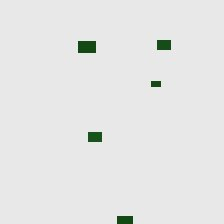
#> input picture data/cv_training/basil/early/normal/basil_early_normal_000.jpg, 224 x 224 px
$ python select_demo_images.py
#> lines starting #> are read from the running program, lines starting #| are printed output that depends on the picture; after the words box and inside, x2 and y2 are one past the last pixel; in counts of white or black regions, pixels touching at a corner belong together
"""Select demo images from cv_training data and resize to 600x600 center-crop.

Images are sourced from data/cv_training/{crop}/{stage}/{condition}/ directories.
Kale is used as a proxy for kailan, spinach, and lettuce since those crops
are not present in the training data but share similar visual signatures:
  - kale/harvest_ready/normal      → demo_kailan_healthy.jpg
  - kale/early/nitrogen_low        → demo_spinach_nitrogen.jpg
  - kale/early/water_stress        → demo_lettuce_wilt.jpg
"""

from pathlib import Path

from PIL import Image
import numpy as np

BASE = Path(__file__).resolve().parent.parent / "data" / "cv_training"
OUT_DIR = Path(__file__).resolve().parent.parent / "data" / "demo_images"
OUT_DIR.mkdir(parents=True, exist_ok=True)

TARGET_SIZE = (600, 600)

# (output_filename, source_dir_subpath, selection_strategy)
DEMOS = [
    ("demo_kailan_healthy.jpg", "kale/harvest_ready/normal", "brightest_green"),
    ("demo_spinach_nitrogen.jpg", "kale/early/nitrogen_low", "most_yellow"),
    ("demo_lettuce_wilt.jpg", "kale/early/water_stress", "most_desaturated"),
]


def center_crop(img: Image.Image, size: tuple[int, int]) -> Image.Image:
    """Crop to target size from center."""
    w, h = img.size
    tw, th = size
    left = (w - tw) // 2
    top = (h - th) // 2
    return img.crop((left, top, left + tw, top + th))


def avg_hsv(img: Image.Image) -> np.ndarray:
    """Return mean HSV values for the image (H in [0,360], S/V in [0,1])."""
    rgb = np.array(img.convert("RGB")) / 255.0
    rgb = np.clip(rgb, 0.001, 0.999)
    r, g, b = rgb[:, :, 0], rgb[:, :, 1], rgb[:, :, 2]
    maxc = np.maximum(r, np.maximum(g, b))
    minc = np.minimum(r, np.minimum(g, b))
    v = maxc
    s = np.where(maxc > 0, (maxc - minc) / maxc, 0)

    delta = maxc - minc
    delta = np.where(delta == 0, np.ones_like(delta), delta)  # avoid div-by-zero
    h = np.zeros_like(delta)
    mask_r = (maxc == r) & (delta > 0)
    mask_g = (maxc == g) & (delta > 0)
    mask_b = (maxc == b) & (delta > 0)
    h[mask_r] = 60 * (((g[mask_r] - b[mask_r]) / delta[mask_r]) % 6)
    h[mask_g] = 60 * ((b[mask_g] - r[mask_g]) / delta[mask_g] + 2)
    h[mask_b] = 60 * ((r[mask_b] - g[mask_b]) / delta[mask_b] + 4)
    return np.array([h.mean(), s.mean(), v.mean()])


def score_brightest_green(hsv: np.ndarray) -> float:
    """Higher score = most green-ish (lowest H away from blue background).

    Images have blue-dominant background (H~195-235). Healthy plant pixels
    have lower H. Score = (max_H - H) * S  so lower H + higher S wins.
    """
    h, s, v = hsv
    max_h = 235.0
    return (max_h - h) * s


def score_most_yellow(hsv: np.ndarray) -> float:
    """Higher score = most yellow-green (nitrogen deficiency chlorosis).

    Nitrogen-deficient kale shows yellowing (lower H than healthy) but
    very low saturation. Score: prioritise lower H over high S since
    all images have low S anyway.
    """
    h, s, v = hsv
    # Penalise blue background (high H), reward yellow-green (low H)
    # Baseline H offset: average background ~235, green ~120, yellow-green ~60
    # Lower H = more chlorosis
    h_penalty = max(0, h - 180) / 60.0  # 0 at H=180, grows as H→blue
    return (1 - h_penalty) * max(s, 0.005)


def score_most_desaturated(hsv: np.ndarray) -> float:
    """Higher score = most desaturated/dark (water stress/wilting).

    Water-stressed images have lower saturation and value.
    Score = (1 - S) + (1 - V)  so darkest, most washed-out wins.
    """
    h, s, v = hsv
    return (1 - s) * 0.6 + (1 - v) * 0.4


def select_best_image(source_dir: Path, strategy: str) -> Path | None:
    """Return the best image path for the given selection strategy."""
    images = sorted(source_dir.glob("*.jpg")) + sorted(source_dir.glob("*.png"))
    if not images:
        return None

    scorer = {
        "brightest_green": score_brightest_green,
        "most_yellow": score_most_yellow,
        "most_desaturated": score_most_desaturated,
    }[strategy]

    best_path, best_score = None, -1.0
    for path in images:
        try:
            img = Image.open(path)
            hsv = avg_hsv(img)
            score = scorer(hsv)
            if score > best_score:
                best_score = score
                best_path = path
        except Exception as e:
            print(f"  Warning: could not process {path.name}: {e}")
            continue

    return best_path


def main():
    for output_name, source_subdir, strategy in DEMOS:
        source_dir = BASE / source_subdir
        print(f"\n[{output_name}]")
        print(f"  Source: {source_dir}")
        print(f"  Strategy: {strategy}")

        best = select_best_image(source_dir, strategy)
#> in select_best_image, img is the input picture: PIL image 224x224 RGB; mean R, G, B 229.1, 229.9, 229.1
#> in avg_hsv, `s = np.where(maxc > 0, (maxc - minc) / maxc, 0)`:
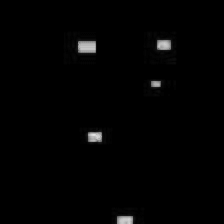
#> s: shape (224, 224) float64; min 0, max 0.886, mean 0.01
#> in avg_hsv, `mask_r = (maxc == r) & (delta > 0)`:
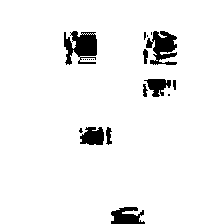
#> mask_r: shape (224, 224) bool; 94.7% white; 20 black regions (11 under 20 px), largest, box (x1, y1, x2, y2) and area: (64, 31, 97, 65) 748, (146, 31, 177, 65) 637, (111, 207, 145, 224) 400
#> in avg_hsv, `mask_g = (maxc == g) & (delta > 0)`:
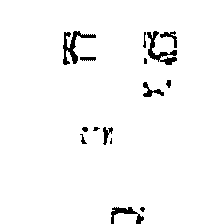
#> mask_g: shape (224, 224) bool; 97.2% white; 15 black regions (4 under 20 px), largest, box (x1, y1, x2, y2) and area: (63, 31, 96, 65) 352, (147, 31, 177, 65) 326, (111, 207, 144, 224) 215
#> in avg_hsv, `mask_b = (maxc == b) & (delta > 0)`:
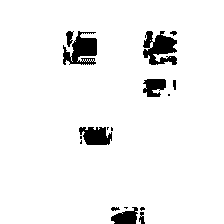
#> mask_b: shape (224, 224) bool; 94.6% white; 17 black regions (7 under 20 px), largest, box (x1, y1, x2, y2) and area: (143, 31, 177, 65) 746, (63, 31, 97, 65) 693, (79, 127, 112, 145) 446
#> in avg_hsv, `h[mask_g] = 60 * ((b[mask_g] - r[mask_g]) / delta[mask_g] + 2)`:
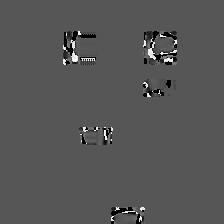
#> h: shape (224, 224) float64; min 0, max 354, mean 119.6; drawn with min black and max white
#> in avg_hsv, `h[mask_b] = 60 * ((r[mask_b] - g[mask_b]) / delta[mask_b] + 4)`:
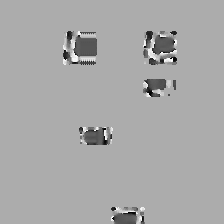
#> h: shape (224, 224) float64; min 0, max 354, mean 234.9; drawn with min black and max white
#> in select_best_image, `hsv = avg_hsv(img)`: hsv = [234.9, 0.01, 0.902]
#> in score_brightest_green, `h, s, v = hsv`: h = 234.9; s = 0.01; v = 0.902
#> in select_best_image, `score = scorer(hsv)`: score = 0.0011
        if best is None:
            print(f"  ERROR: no images found in {source_dir}")
            continue

        print(f"  Selected: {best.name} (score={score_for_print(best, strategy)})")
#> in score_for_print, `hsv = avg_hsv(img)`: hsv = [234.9, 0.01, 0.902]

        img = Image.open(best)
        cropped = center_crop(img, TARGET_SIZE)
#> in center_crop, `return img.crop((left, top, left + tw, top + th))`:
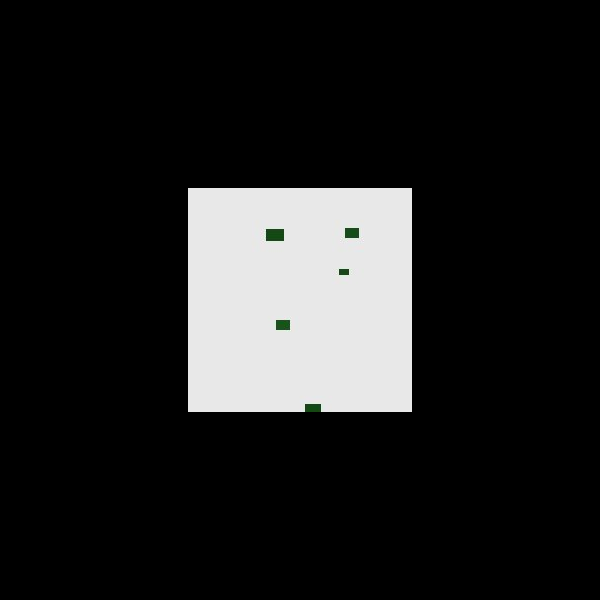
#> returned value: PIL image 600x600 RGB; mean R, G, B 31.9, 32, 31.9
        out_path = OUT_DIR / output_name
        cropped.save(out_path, "JPEG", quality=90)
        print(f"  Saved: {out_path} ({out_path.stat().st_size / 1024:.1f} KB)")
#> pass 2 of the loop in main, `for output_name, source_subdir, strategy in DEMOS:`:
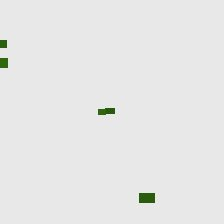
#> input picture data/cv_training/basil/early/nitrogen_low/basil_early_nitrogen_low_000.jpg, 224 x 224 px
#> in select_best_image, img is the input picture: PIL image 224x224 RGB; mean R, G, B 230.5, 230.9, 230.3
#> in avg_hsv (call 3), `mask_r = (maxc == r) & (delta > 0)`:
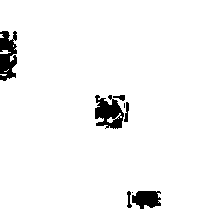
#> mask_r: shape (224, 224) bool; 96.4% white; 8 black regions (2 under 20 px), largest, box (x1, y1, x2, y2) and area: (95, 95, 124, 129) 629, (0, 31, 17, 81) 627, (132, 191, 161, 209) 394, (124, 102, 129, 122) 59, (127, 191, 132, 208) 48, (113, 95, 125, 101) 42
#> mask_g: shape (224, 224) bool; 97.8% white; 7 black regions (3 under 20 px), largest, box (x1, y1, x2, y2) and area: (95, 95, 129, 128) 548, (0, 49, 17, 81) 233, (130, 191, 161, 209) 189, (0, 31, 17, 48) 111
#> mask_b: shape (224, 224) bool; 96.7% white; 17 black regions (6 under 20 px), largest, box (x1, y1, x2, y2) and area: (127, 191, 161, 209) 456, (95, 95, 121, 123) 406, (0, 31, 17, 54) 272
#> in select_best_image (call 2), `hsv = avg_hsv(img)`: hsv = [236.1, 0.00698, 0.906]
#> in score_most_yellow, `h, s, v = hsv`: h = 236.1; s = 0.00698; v = 0.906
#> h_penalty = 0.935
#> score = 0.000455
#> in center_crop (call 2), `return img.crop((left, top, left + tw, top + th))`:
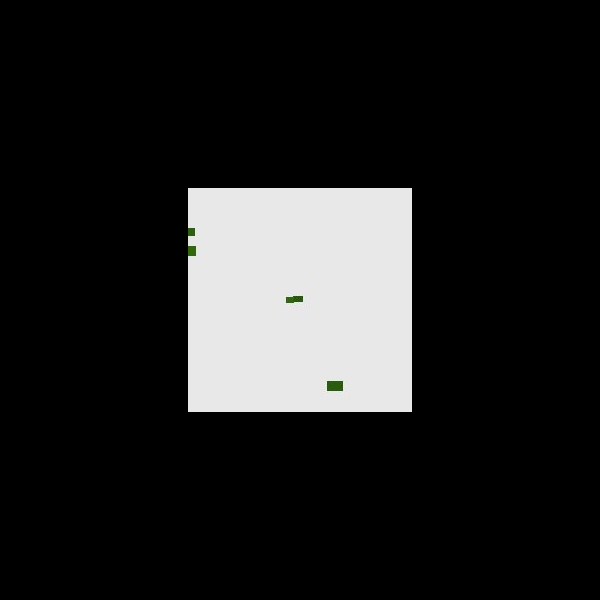
#> returned value: PIL image 600x600 RGB; mean R, G, B 32.1, 32.2, 32.1


def score_for_print(path: Path, strategy: str) -> str:
    try:
        img = Image.open(path)
        hsv = avg_hsv(img)
        scorer = {
            "brightest_green": score_brightest_green,
            "most_yellow": score_most_yellow,
            "most_desaturated": score_most_desaturated,
        }[strategy]
        return f"{scorer(hsv):.4f}"
    except Exception:
        return "N/A"


if __name__ == "__main__":
    main()
